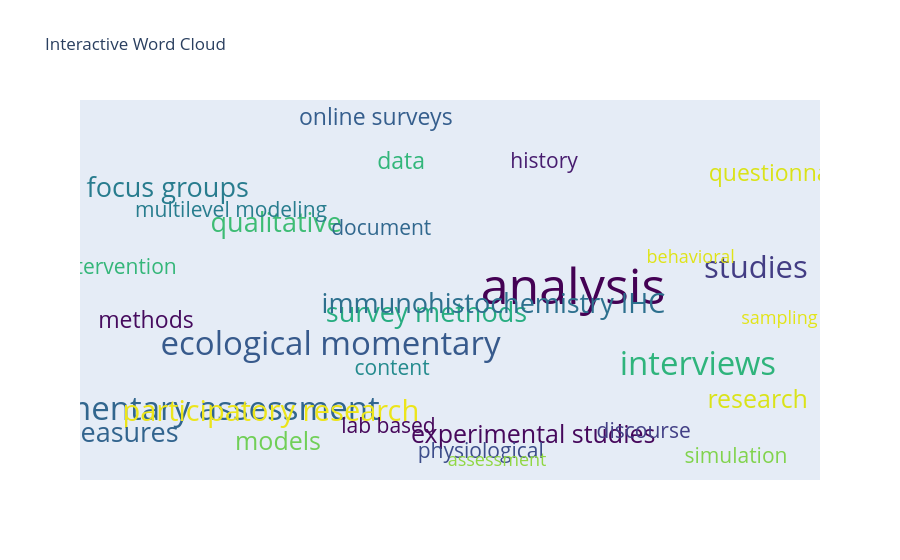

Notebook code cell kept with this figure:
### Code cell
word_positions = wordcloud.layout_
words = [word[0][0] for word in word_positions]
x = [word[2][0] for word in word_positions]
y = [word[2][1] for word in word_positions]
sizes = [word[1] for word in word_positions]
colors = [word[4] for word in word_positions]

# Create a Plotly figure
fig = go.Figure()

# Add words as scatter plot points
for i, word in enumerate(words):
    fig.add_trace(go.Scatter(
        x=[x[i]], y=[y[i]],
        text=[word], mode='text',
        textfont=dict(size=sizes[i], color=colors[i])
    ))

# Update layout
fig.update_layout(
    title='Interactive Word Cloud',
    xaxis=dict(showgrid=False, zeroline=False, visible=False),
    yaxis=dict(showgrid=False, zeroline=False, visible=False),
    showlegend=False
)

# Show the figure
fig.show()

# lesson: interactive word cloud is difficult to get right and requires much more time without it providing enough value for the effort

### Figure 1 — Plotly figure (JSON) as saved in the notebook; plotly's stock layout.template omitted (floating-point values rounded to 4 significant figures)
{"data": [{"mode": "text", "text": ["analysis"], "textfont": {"color": "rgb(68, 1, 84)", "size": 50}, "type": "scatter", "x": [257], "y": [355]}, {"mode": "text", "text": ["interviews"], "textfont": {"color": "rgb(47, 180, 124)", "size": 33}, "type": "scatter", "x": [326], "y": [201]}, {"mode": "text", "text": ["ecological momentary"], "textfont": {"color": "rgb(55, 90, 140)", "size": 33}, "type": "scatter", "x": [123], "y": [241]}, {"mode": "text", "text": ["momentary assessment"], "textfont": {"color": "rgb(49, 102, 142)", "size": 33}, "type": "scatter", "x": [48], "y": [107]}, {"mode": "text", "text": ["studies"], "textfont": {"color": "rgb(67, 61, 132)", "size": 31}, "type": "scatter", "x": [358], "y": [399]}, {"mode": "text", "text": ["participatory research"], "textfont": {"color": "rgb(236, 229, 27)", "size": 29}, "type": "scatter", "x": [90], "y": [103]}, {"mode": "text", "text": ["qualitative"], "textfont": {"color": "rgb(61, 188, 116)", "size": 27}, "type": "scatter", "x": [93], "y": [493]}, {"mode": "text", "text": ["measures"], "textfont": {"color": "rgb(50, 100, 142)", "size": 27}, "type": "scatter", "x": [5], "y": [59]}, {"mode": "text", "text": ["survey methods"], "textfont": {"color": "rgb(39, 173, 129)", "size": 27}, "type": "scatter", "x": [176], "y": [306]}, {"mode": "text", "text": ["focus groups"], "textfont": {"color": "rgb(40, 124, 142)", "size": 27}, "type": "scatter", "x": [33], "y": [564]}, {"mode": "text", "text": ["immunohistochemistry IHC"], "textfont": {"color": "rgb(45, 112, 142)", "size": 27}, "type": "scatter", "x": [213], "y": [326]}, {"mode": "text", "text": ["research"], "textfont": {"color": "rgb(218, 227, 25)", "size": 25}, "type": "scatter", "x": [359], "y": [128]}, {"mode": "text", "text": ["models"], "textfont": {"color": "rgb(112, 207, 87)", "size": 25}, "type": "scatter", "x": [94], "y": [41]}, {"mode": "text", "text": ["experimental studies"], "textfont": {"color": "rgb(70, 8, 92)", "size": 25}, "type": "scatter", "x": [235], "y": [56]}, {"mode": "text", "text": ["data"], "textfont": {"color": "rgb(50, 182, 122)", "size": 23}, "type": "scatter", "x": [162], "y": [621]}, {"mode": "text", "text": ["methods"], "textfont": {"color": "rgb(70, 11, 94)", "size": 23}, "type": "scatter", "x": [21], "y": [292]}, {"mode": "text", "text": ["questionnaire"], "textfont": {"color": "rgb(218, 227, 25)", "size": 23}, "type": "scatter", "x": [373], "y": [595]}, {"mode": "text", "text": ["online surveys"], "textfont": {"color": "rgb(53, 94, 141)", "size": 23}, "type": "scatter", "x": [148], "y": [712]}, {"mode": "text", "text": ["content"], "textfont": {"color": "rgb(35, 138, 141)", "size": 21}, "type": "scatter", "x": [157], "y": [195]}, {"mode": "text", "text": ["discourse"], "textfont": {"color": "rgb(66, 63, 133)", "size": 21}, "type": "scatter", "x": [296], "y": [65]}, {"mode": "text", "text": ["intervention"], "textfont": {"color": "rgb(52, 182, 121)", "size": 21}, "type": "scatter", "x": [5], "y": [402]}, {"mode": "text", "text": ["physiological"], "textfont": {"color": "rgb(61, 77, 138)", "size": 21}, "type": "scatter", "x": [206], "y": [24]}, {"mode": "text", "text": ["document"], "textfont": {"color": "rgb(49, 104, 142)", "size": 21}, "type": "scatter", "x": [151], "y": [484]}, {"mode": "text", "text": ["history"], "textfont": {"color": "rgb(72, 29, 111)", "size": 21}, "type": "scatter", "x": [241], "y": [622]}, {"mode": "text", "text": ["simulation"], "textfont": {"color": "rgb(129, 211, 77)", "size": 21}, "type": "scatter", "x": [347], "y": [12]}, {"mode": "text", "text": ["lab based"], "textfont": {"color": "rgb(70, 7, 90)", "size": 21}, "type": "scatter", "x": [155], "y": [75]}, {"mode": "text", "text": ["multilevel modeling"], "textfont": {"color": "rgb(40, 125, 142)", "size": 21}, "type": "scatter", "x": [68], "y": [521]}, {"mode": "text", "text": ["behavioral"], "textfont": {"color": "rgb(223, 227, 24)", "size": 18}, "type": "scatter", "x": [322], "y": [425]}, {"mode": "text", "text": ["assessment"], "textfont": {"color": "rgb(144, 215, 67)", "size": 18}, "type": "scatter", "x": [215], "y": [6]}, {"mode": "text", "text": ["sampling"], "textfont": {"color": "rgb(226, 228, 24)", "size": 18}, "type": "scatter", "x": [371], "y": [298]}], "layout": {"showlegend": false, "title": {"text": "Interactive Word Cloud"}, "xaxis": {"showgrid": false, "visible": false, "zeroline": false}, "yaxis": {"showgrid": false, "visible": false, "zeroline": false}}}
